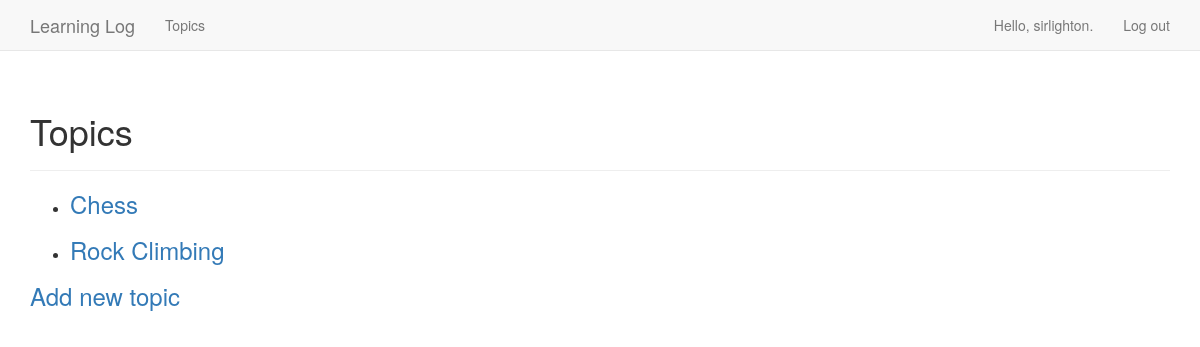
Page /topics/ (signed in) on the earlier database version.
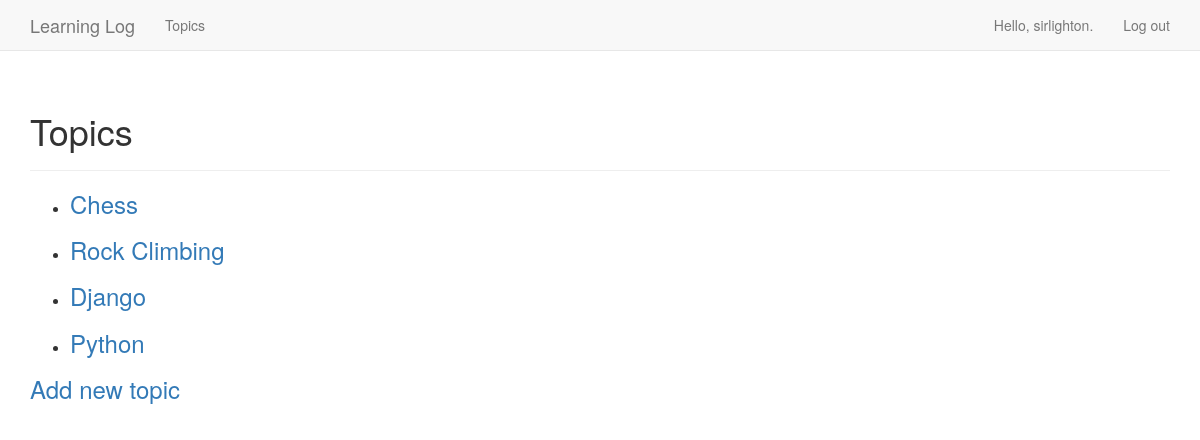
Same page on the later database version.
### learning_logs/models.py (models this page shows)
class Topic(models.Model):
    text = models.CharField(max_length=200)
    date_added = models.DateTimeField(auto_now_add=True)
    owner = models.ForeignKey(User, on_delete=models.CASCADE)
    def __str__(self):
        return self.text

### learning_logs/views.py (the view)
# urls.py: path('topics/', topics, name='topics'),
@login_required
def topics(request):
    topics = Topic.objects.filter(owner=request.user).order_by('date_added')
    template = 'learning_logs/topics.html'
    context = {'topics': topics}
    return render(request, template, context)

### learning_logs/templates/learning_logs/topics.html
{% extends "learning_logs/base.html" %}
{% block header %}
<h1>Topics</h1>
{% endblock header %}
{% block content %}
  <ul>
    {% for topic in topics %}
      <li>
        <h3>
          <a href="{% url 'topic' topic.id %}">{{ topic }}</a>
        </h3>
      </li>
    {% empty %}
      <li>No topics have been added yet.</li>
    {% endfor %}
  </ul>
  <h3><a href="{% url 'new_topic' %}">Add new topic</h3>
{% endblock content %}

Differences in the rows shown:
added Topic: text "Django"
added Topic: text "Python"
